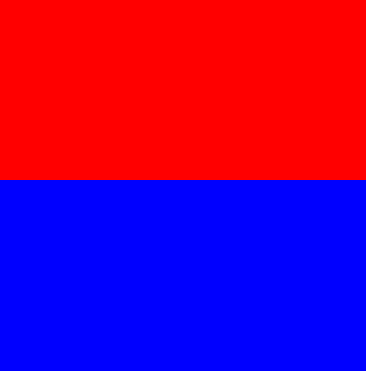
#> input picture red_blue.jpg, 366 x 371 px
$ python 13_histogram.py
#> lines starting #> are read from the running program, lines starting #| are printed output that depends on the picture
import cv2
import matplotlib.pyplot as plt
import numpy as np


# resmi içe aktar
img = cv2.imread("red_blue.jpg")
#> img is the input picture: shape (371, 366, 3); mean B, G, R 131.3, 0, 123.7
img_vis = cv2.cvtColor(img, cv2.COLOR_BGR2RGB)
plt.figure()
plt.imshow(img_vis)

print(img.shape)
#| (371, 366, 3)


img_hist = cv2.calcHist([img], channels=[0], mask=None, histSize=[256], ranges=[0,256])
#> img_hist = 256 values, max 69906 at index 255, min 0 at index 1, mean 530.4
print(img_hist.shape)
#| (256, 1)

plt.figure()
plt.plot(img_hist)


color = ("b", "g", "r")
plt.figure()

for i, c in enumerate(color):
    hist = cv2.calcHist([img], channels=[i], mask=None, histSize=[256], ranges=[0,256])
    plt.plot(hist, color=c)


# maskeleme
golden_gate = cv2.imread("goldenGate.jpg")
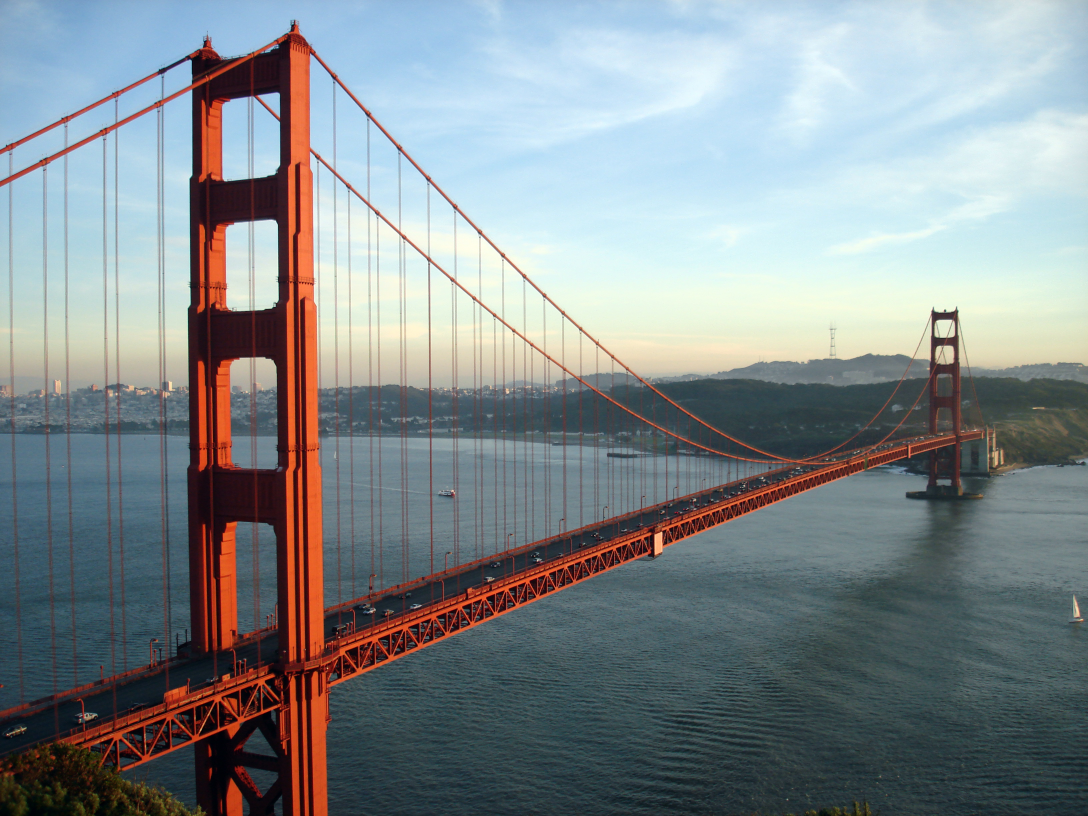
#> input picture goldenGate.jpg, 3264 x 2448 px (shown at 1/3 size)
#> golden_gate is the input picture: shape (2448, 3264, 3); mean B, G, R 141.3, 138.3, 130.3
golden_gate_vis = cv2.cvtColor(golden_gate, cv2.COLOR_BGR2RGB)
plt.figure()
plt.imshow(golden_gate_vis)


mask = np.zeros(golden_gate.shape[:2], np.uint8)
plt.figure()
plt.imshow(mask, cmap="gray")

mask[1500:2000, 1000:2000] = 255 # beyaz
plt.figure()
plt.imshow(mask, cmap="gray")


mask_img_vis = cv2.bitwise_and(golden_gate_vis, golden_gate_vis, mask=mask)
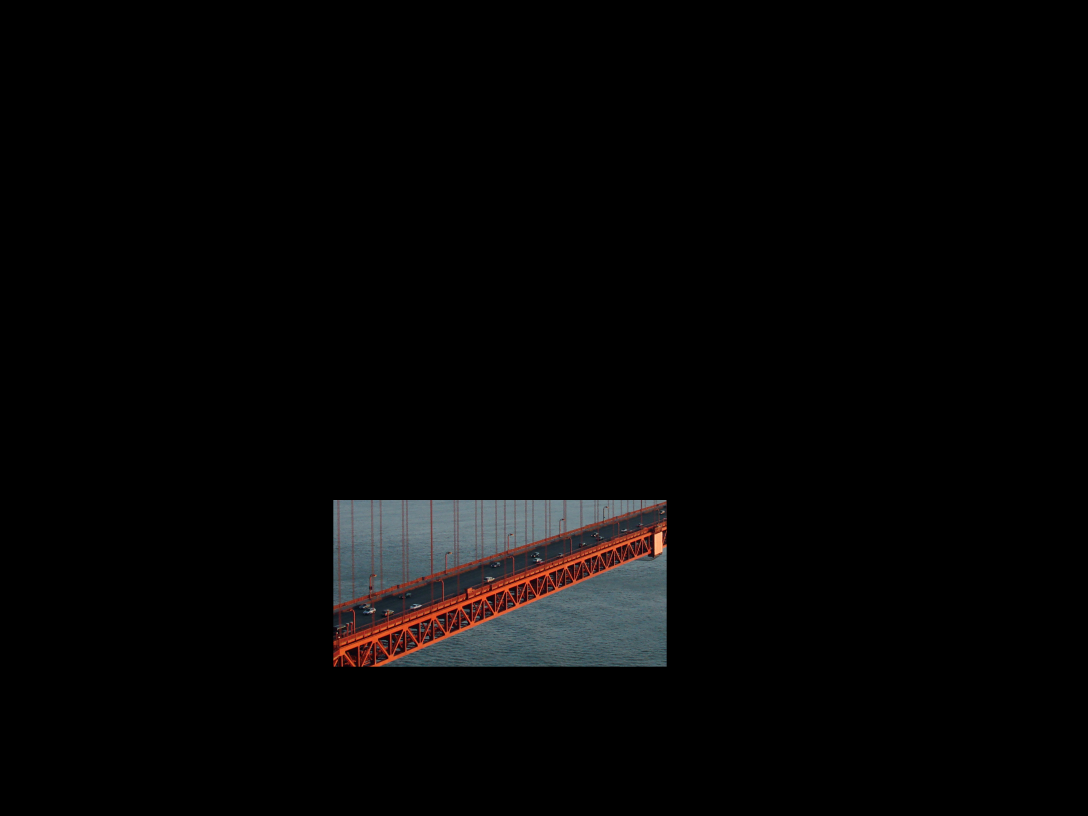
#> mask_img_vis: shape (2448, 3264, 3) (shown at 1/3 size); mean R, G, B 5.8, 5.3, 5.4
plt.figure()
plt.imshow(mask_img_vis, cmap="gray")


masked_img = cv2.bitwise_and(golden_gate, golden_gate, mask=mask)
mask_img_hist = cv2.calcHist([golden_gate], channels=[0], mask=mask, histSize=[256], ranges=[0,256])
#> mask_img_hist = 256 values, max 7664 at index 105, min 0 at index 182, mean 1953.1
plt.figure()
plt.plot(mask_img_hist)


# histogram eşitleme
img = cv2.imread("hist_equ.jpg", 0)
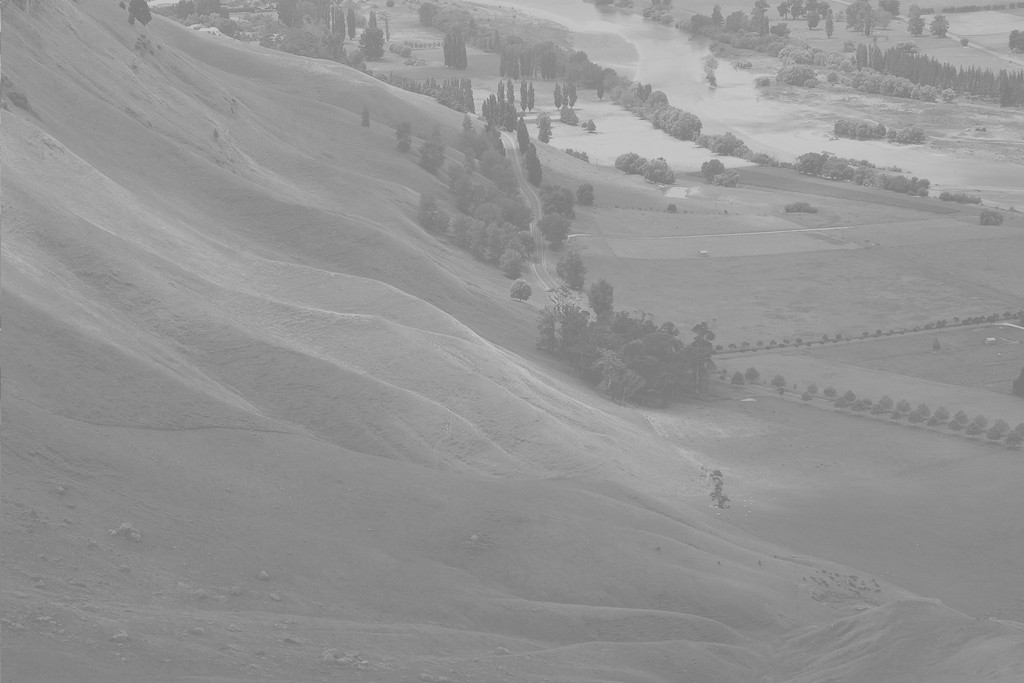
#> input picture hist_equ.jpg, 1024 x 683 px
#> img is the input picture: shape (683, 1024); min 114, max 208, mean 148
plt.figure()
plt.imshow(img, cmap="gray")

img_hist = cv2.calcHist([img], channels=[0], mask=None, histSize=[256], ranges=[0,256])
#> img_hist = 256 values, max 28701 at index 137, min 0 at index 0, mean 2732
plt.figure()
plt.plot(img_hist)
#> figure, not shown here; curve peaks at x = 255, y = 69906
#> figure, not shown here; curve peaks at x = 255, y = 69906; curve peaks at x = 0, y = 135786; curve peaks at x = 0, y = 69906
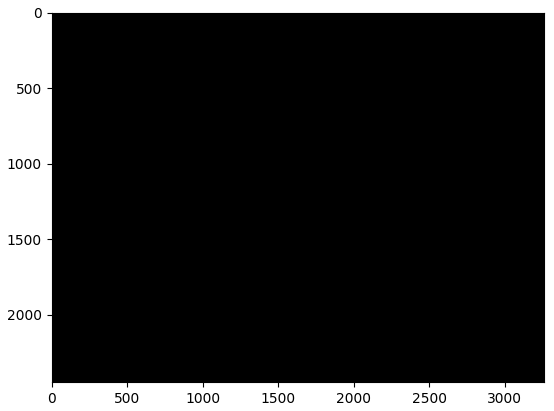
#> figure drawn by matplotlib, 1 panel
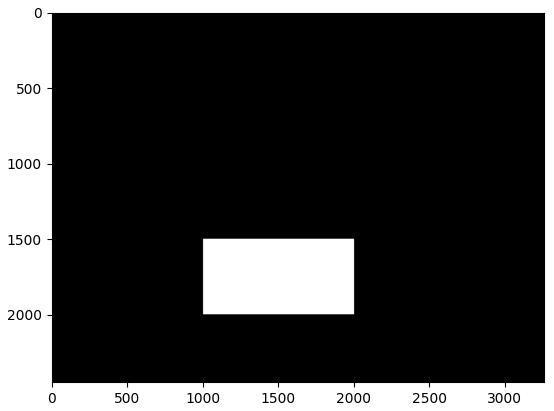
#> figure drawn by matplotlib, 1 panel
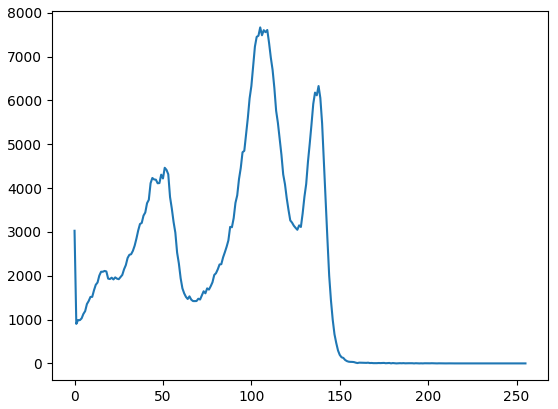
#> figure drawn by matplotlib, 1 panel; curve peaks at x = 105, y = 7664
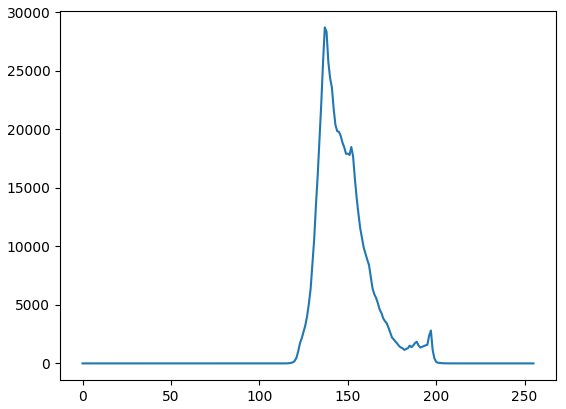
#> figure drawn by matplotlib, 1 panel; curve peaks at x = 137, y = 28701
